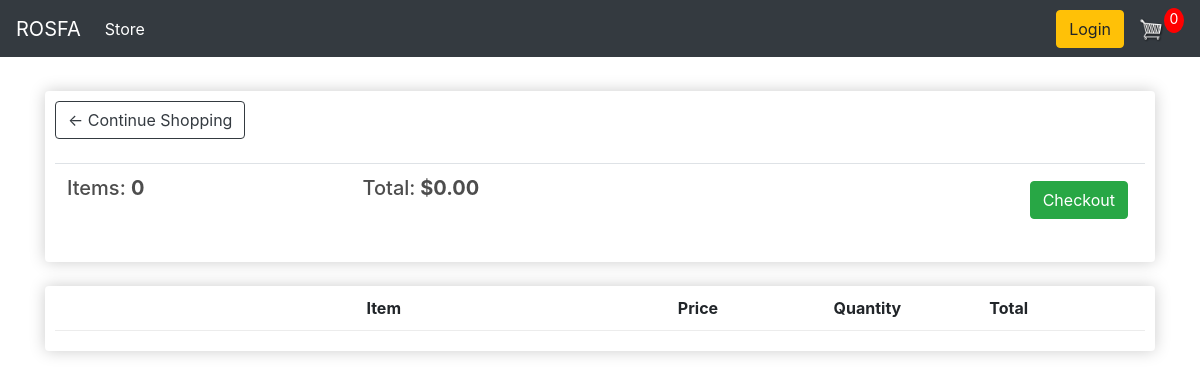
/cart/ (signed in), run on an earlier commit of the app's database.
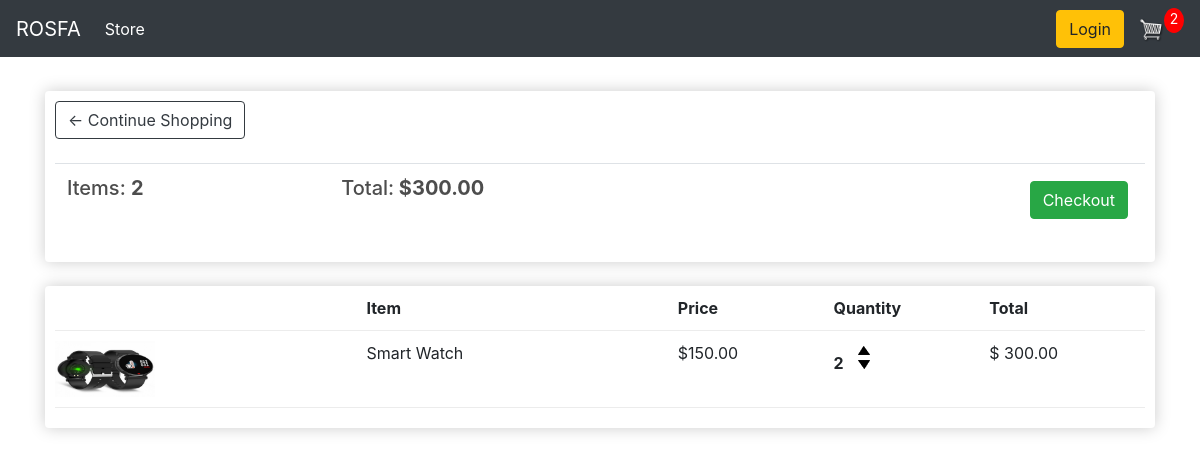
And on a later commit of the database.
### store/models.py (models this page shows, shortened)
class Order(models.Model):
    customer = models.ForeignKey(
        Customer, on_delete=models.SET_NULL, null=True, blank=True)
    date_ordered = models.DateTimeField(auto_now_add=True)
    complete = models.BooleanField(default=False)
    transiction_id = models.CharField(max_length=100, null=True)
    @property
    def get_cart_total(self):
        orderitems = self.orderitem_set.all()
        total = sum([item.get_total for item in orderitems])
        return total
    @property
    def get_cart_items(self):
        orderitems = self.orderitem_set.all()
        total = sum([item.quantity for item in orderitems])
        return total

class OrderItem(models.Model):
    product = models.ForeignKey(Product, on_delete=models.SET_NULL, null=True)
    order = models.ForeignKey(Order, on_delete=models.SET_NULL, null=True)
    quantity = models.IntegerField(default=0, null=True, blank=True)
    date_added = models.DateTimeField(auto_now_add=True)
    @property
    def get_total(self):
        total = self.product.price * self.quantity
        return total

class Product(models.Model):
    name = models.CharField(max_length=200, null=True)
    price = models.DecimalField(max_digits=7, decimal_places=2)
    digital = models.BooleanField(default=False, null=True, blank=False)
    img = models.ImageField(null=True, blank=True)
    @property
    def imgURL(self):
        try:
            url = self.img.url
        except:
            url = 'static/img/placeholder.png'
        return url

### store/views.py (the view)
# urls.py: path('cart/', views.cart, name='cart'),
def cart(request):
    data = cartData(request)
    cartItems = data['cartItems']
    order = data['order']
    items = data['items']
    context = {'items': items, 'order': order, 'cartItems': cartItems}
    return render(request, 'store/cart.html', context)

### store/utils.py (called while the page is built)
def cartData(request):
    if request.user.is_authenticated:
        customer = request.user.customer
        order, created = Order.objects.get_or_create(
            customer=customer, complete=False)
        items = order.orderitem_set.all()
        cartItems = order.get_cart_items
    else:
        cookieData = cookieCart(request)
        cartItems = cookieData['cartItems']
        order = cookieData['order']
        items = cookieData['items']
    return {'cartItems': cartItems, 'order': order, 'items': items}

### store/templates/store/Cart.html
{% extends 'store/main.html'%}
{% load static %}
{% block content%}
<div class="row">
    <div class="col-lg-12">
        <div class="box-element">
            <a class="btn btn-outline-dark" href="{% url 'store' %}">&#x2190; Continue Shopping</a>
            <br>
            <br>
            <table class="table">
                <tr>
                    <th>
                        <h5>Items: <strong>{{order.get_cart_items}}</strong></h5>
                    </th>
                    <th>
                        <h5>Total:<strong> ${{order.get_cart_total|floatformat:2}}</strong></h5>
                    </th>
                    <th>
                        <a style="float:right; margin:5px;" class="btn btn-success"
                            href="{% url 'checkout' %}">Checkout</a>
                    </th>
                </tr>
            </table>
        </div>
        <br>
        <div class="box-element">
            <div class="cart-row">
                <div style="flex:2"></div>
                <div style="flex:2"><strong>Item</strong></div>
                <div style="flex:1"><strong>Price</strong></div>
                <div style="flex:1"><strong>Quantity</strong></div>
                <div style="flex:1"><strong>Total</strong></div>
            </div>
            {% for item in items%}
            <div class="cart-row">
                <div style="flex:2"><img class="row-image" src="{{item.product.imgURL}}"></div>
                <div style="flex:2">
                    <p>{{item.product.name}}</p>
                </div>
                <div style="flex:1">
                    <p>${{item.product.price}}</p>
                </div>
                <div style="flex:1">
                    <p class="quantity">{{item.quantity}}</p>
                    <div class="quantity">
                        <img data-product="{{item.product.id}}" data-action="add" class="chg-quantity update-cart"
                            src="{% static  'img/arrow-up.png' %}">
                        <img data-product="{{item.product.id}}" data-action="remove" class="chg-quantity update-cart"
                            src="{% static  'img/arrow-down.png' %}">
                    </div>
                </div>
                <div style="flex:1">
                    <p>$ {{item.get_total}}</p>
                </div>
            </div>
            {% endfor %}
        </div>
    </div>
    {% endblock content%}

### store/templates/store/Main.html (shortened to what this page needs)
{% load static %}
<!DOCTYPE html>
<html lang="en">
<head>
    <link rel="stylesheet" type=" text/css" href="{% static 'styles/style.css' %}">
    <link rel="stylesheet" href="https://stackpath.bootstrapcdn.com/bootstrap/4.4.1/css/bootstrap.min.css"
>
</head>
<body>
    <nav class="navbar navbar-expand-lg navbar-dark bg-dark">
        <a class="navbar-brand" href="{% url 'store' %}">ROSFA</a>
        <div class="collapse navbar-collapse" id="navbarSupportedContent">
            <ul class="navbar-nav mr-auto">
                <li class="nav-item active">
                    <a class="nav-link" href="{% url 'store' %}">Store <span class="sr-only">(current)</span></a>
                </li>
            </ul>
            <div class="form-inline my-2 my-lg-0">
                <a href="#" class="btn btn-warning">Login</a>
                <a href="{% url 'cart' %}">
                    <img id="cart-icon" src="{% static 'img/shoppingcart.png' %}">
                </a>
                <p id="cart-total">{{cartItems}}</p>
            </div>
        </div>
    </nav>
    <div class="container">
        <br>
        {% block content%}
        {% endblock content%}
    </div>
</body>
</html>
</body>
</html>

### static/styles/style.css (style rules this page uses)
body { background-color: hsl(0, 0%, 98%); }
h1,h2,h3,h4,h5,h6 { color:hsl(0, 0%, 30%); }
.box-element { box-shadow:hsl(0, 0%, 80%) 0 0 16px; background-color: #fff; border-radius: 4px; padding: 10px; }
.bg-dark { background-color: #4f868c!important; }
#cart-icon { width:25px; display: inline-block; margin-left: 15px; }
#cart-total { display: block; text-align: center; color:#fff; background-color: red; width: 20px; height: 25px; border-radius: 50%; font-size: 14px; }
.col-lg-4, .col-lg-6, .col-lg-8, .col-lg-12 { margin-top: 10px; }
.btn { border-radius: 0; }
.row-image { width: 100px; }
.cart-row { display: flex; align-items: flex-stretch; padding-bottom: 10px; margin-bottom: 10px; border-bottom: 1px solid #ececec; }
.quantity { display: inline-block; font-weight: 700; padding-right:10px; }
.chg-quantity { width: 12px; cursor: pointer; display: block; margin-top: 5px; transition:.1s; }

What changed in the data, as far as the page shows it:
no longer on this page (row edited): Order: get_cart_items "0", get_cart_total "0.00"
added Order: get_cart_items "2", get_cart_total "300.00"
added OrderItem: product.imgURL (picture), product.name "Smart Watch", product.price "150.00", quantity "2", get_total "300.00"
Also different on the page:
{{ cartItems }}: "0" → "2"
